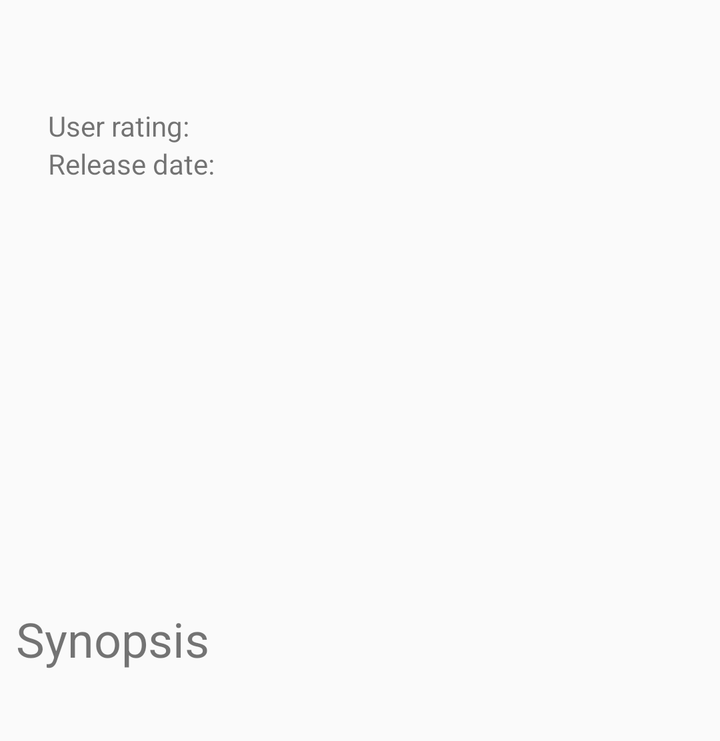
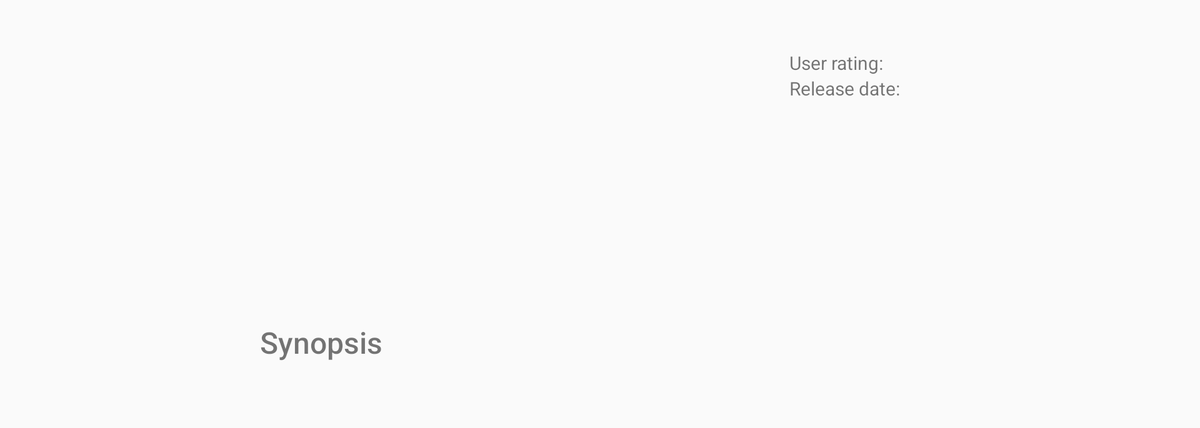

The same Android screen from two of the app's own layout files: first res/layout/ as a phone draws it, then the repository's variant for another configuration, drawn on a device whose configuration selects that folder. Both files follow.
<!-- AndroidManifest.xml: application theme AppTheme -->
<!-- res/layout/fragment_details_movie.xml -->
<?xml version="1.0" encoding="utf-8"?>
<ScrollView xmlns:android="http://schemas.android.com/apk/res/android"
    xmlns:tools="http://schemas.android.com/tools"
    android:layout_width="match_parent"
    android:layout_height="wrap_content">

    <LinearLayout
        android:layout_width="match_parent"
        android:layout_height="match_parent"
        android:orientation="vertical"
        tools:context="com.example.android.popularmovies.fragment.DetailsMovieFragment">

        <android.support.design.widget.AppBarLayout
            android:layout_width="match_parent"
            android:layout_height="wrap_content"
            android:theme="@style/Theme.AppCompat.Light.NoActionBar" />


        <TextView
            android:id="@+id/tv_title"
            android:layout_width="match_parent"
            android:layout_height="wrap_content"
            android:fontFamily="sans-serif"
            android:paddingLeft="@dimen/dim_padding"
            android:paddingRight="@dimen/dim_padding"
            android:textColor="@android:color/black"
            android:textSize="@dimen/dim_text_title" />

        <LinearLayout
            android:layout_width="match_parent"
            android:layout_height="wrap_content"
            android:orientation="horizontal">

            <ImageView
                android:id="@+id/iv_poster_details"
                android:layout_width="wrap_content"
                android:layout_height="@dimen/dim_poster_heigth"
                android:layout_gravity="center"
                android:adjustViewBounds="true"
                android:padding="@dimen/dim_padding" />

            <LinearLayout
                android:layout_width="wrap_content"
                android:layout_height="match_parent"
                android:orientation="vertical"
                android:padding="@dimen/dim_padding">

                <TextView
                    android:id="@+id/tv_user_rating"
                    android:layout_width="match_parent"
                    android:layout_height="wrap_content"
                    android:text="@string/user_rating"
                    android:textSize="@dimen/dim_text_details" />

                <TextView
                    android:id="@+id/tv_release_date"
                    android:layout_width="match_parent"
                    android:layout_height="wrap_content"
                    android:text="@string/release_date"
                    android:textSize="@dimen/dim_text_details" />

            </LinearLayout>


        </LinearLayout>


        <TextView
            android:layout_width="wrap_content"
            android:layout_height="wrap_content"
            android:layout_gravity="start"
            android:fontFamily="sans-serif"
            android:paddingLeft="@dimen/dim_padding"
            android:paddingTop="@dimen/dim_padding"
            android:text="@string/head_overview"
            android:textSize="@dimen/dim_text_subtitle" />


        <TextView
            android:id="@+id/tv_overview"
            android:layout_width="wrap_content"
            android:layout_height="wrap_content"
            android:layout_gravity="fill_horizontal"
            android:fontFamily="sans-serif"
            android:padding="@dimen/dim_padding"
            android:textSize="@dimen/dim_text_details" />


    </LinearLayout>
</ScrollView>
<!-- resources referenced by this layout -->
<resources>
  <dimen name="dim_padding">8dp</dimen>
  <dimen name="dim_poster_heigth">250dp</dimen>
  <dimen name="dim_text_details">14sp</dimen>
  <dimen name="dim_text_subtitle">24sp</dimen>
  <dimen name="dim_text_title">34sp</dimen>
  <string name="head_overview">Synopsis</string>
  <string name="release_date">Release date: </string>
  <string name="user_rating">User rating: </string>
  <style name="AppTheme" parent="Theme.AppCompat.Light.DarkActionBar">
          
          <item name="colorPrimary">@color/colorPrimary</item>
          <item name="colorPrimaryDark">@color/colorPrimaryDark</item>
          <item name="colorAccent">@color/colorAccent</item>
  
      </style>
  <color name="colorPrimary">#9C27B0</color>
  <color name="colorPrimaryDark">#7B1FA2</color>
  <color name="colorAccent">#FFC107</color>
</resources>
<!-- res/layout-large-land/fragment_details_movie.xml (the repository's variant of the layout above) -->
<!-- drawn on a 7-inch tablet turned sideways -->
<?xml version="1.0" encoding="utf-8"?>
<ScrollView xmlns:android="http://schemas.android.com/apk/res/android"
    xmlns:tools="http://schemas.android.com/tools"
    android:layout_width="match_parent"
    android:layout_height="wrap_content">

    <LinearLayout
        android:layout_width="match_parent"
        android:layout_height="match_parent"
        android:orientation="vertical"
        tools:context="com.example.android.popularmovies.fragment.DetailsMovieFragment">

        <android.support.design.widget.AppBarLayout
            android:layout_width="match_parent"
            android:layout_height="wrap_content"
            android:theme="@style/Theme.AppCompat.Light.NoActionBar" />


        <RelativeLayout
            android:layout_height="match_parent"
            android:layout_width="match_parent"
            android:layout_marginLeft="@dimen/margin"
            android:layout_marginRight="@dimen/margin">

            <ImageView
                android:id="@+id/iv_poster_details"
                android:layout_width="wrap_content"
                android:layout_height="@dimen/dim_poster_heigth"
                android:layout_gravity="center"
                android:adjustViewBounds="true"
                android:padding="@dimen/dim_padding" />


            <LinearLayout
                android:layout_width="wrap_content"
                android:layout_height="match_parent"
                android:orientation="vertical"
                android:padding="@dimen/dim_padding"
                android:layout_alignParentEnd="true"
                android:layout_marginEnd="32dp"
                android:layout_marginTop="32dp">

                <TextView
                    android:id="@+id/tv_user_rating"
                    android:layout_width="match_parent"
                    android:layout_height="wrap_content"
                    android:text="@string/user_rating"
                    android:textSize="@dimen/dim_text_details" />

                <TextView
                    android:id="@+id/tv_release_date"
                    android:layout_width="match_parent"
                    android:layout_height="wrap_content"
                    android:text="@string/release_date"
                    android:textSize="@dimen/dim_text_details" />

            </LinearLayout>

            <TextView
                android:id="@+id/tv_synopsis"
                android:layout_width="wrap_content"
                android:layout_height="wrap_content"
                android:layout_gravity="start"
                android:fontFamily="sans-serif-medium"
                android:paddingLeft="@dimen/dim_padding"
                android:paddingTop="@dimen/dim_padding"
                android:text="@string/head_overview"
                android:textSize="@dimen/dim_text_subtitle"
                android:layout_below="@+id/iv_poster_details" />

            <TextView
                android:id="@+id/tv_overview"
                android:layout_width="wrap_content"
                android:layout_height="wrap_content"
                android:fontFamily="sans-serif"
                android:padding="@dimen/dim_padding"
                android:textSize="@dimen/dim_text_details"
                android:layout_marginTop="16dp"
                android:layout_below="@id/tv_synopsis"
                android:layout_alignParentStart="true" />

        </RelativeLayout>

    </LinearLayout>


</ScrollView>
<!-- resources referenced by the variant -->
<!-- as a 7-inch tablet turned sideways resolves them -->
<resources>
  <dimen name="dim_padding">8dp</dimen>
  <dimen name="dim_poster_heigth">250dp</dimen>
  <!-- from res/values-large-land/ -->
  <dimen name="dim_text_details">15sp</dimen>
  <dimen name="dim_text_subtitle">24sp</dimen>
  <!-- from res/values-large-land/ -->
  <dimen name="margin">200dp</dimen>
  <string name="head_overview">Synopsis</string>
  <string name="release_date">Release date: </string>
  <string name="user_rating">User rating: </string>
  <style name="AppTheme" parent="Theme.AppCompat.Light.DarkActionBar">
          
          <item name="colorPrimary">@color/colorPrimary</item>
          <item name="colorPrimaryDark">@color/colorPrimaryDark</item>
          <item name="colorAccent">@color/colorAccent</item>
  
      </style>
  <color name="colorPrimary">#9C27B0</color>
  <color name="colorPrimaryDark">#7B1FA2</color>
  <color name="colorAccent">#FFC107</color>
</resources>
